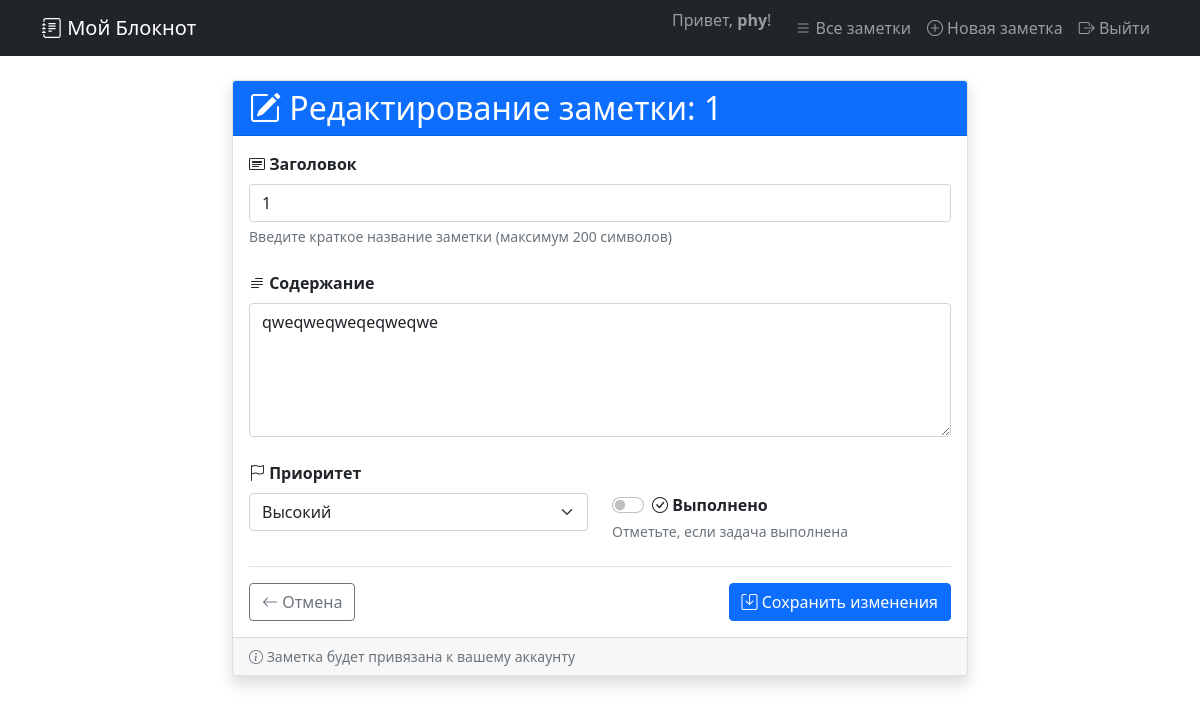
/notes/note/4/edit/ (signed in), run on the app's committed database.
### notes/models.py (models this page shows, shortened)
class Note(models.Model):
    PRIORITY_CHOICES = [
        ('low', 'Низкий'),
        ('medium', 'Средний'),
        ('high', 'Высокий'),
    ]
    title = models.CharField(max_length=200, verbose_name="Заголовок")
    content = models.TextField(verbose_name="Содержание")
    created_at = models.DateTimeField(auto_now_add=True, verbose_name="Дата создания")
    updated_at = models.DateTimeField(auto_now=True, verbose_name="Дата обновления")
    priority = models.CharField(
        max_length=10,
        choices=PRIORITY_CHOICES,
        default='medium',
        verbose_name="Приоритет"
    )
    is_completed = models.BooleanField(default=False, verbose_name="Выполнено")
    author = models.ForeignKey(User, on_delete=models.CASCADE, verbose_name="Автор")
    class Meta:
        verbose_name = "Заметка"
        verbose_name_plural = "Заметки"
        ordering = ['-created_at']
        permissions = [
            ("can_view_note", "Может просматривать заметки"),
            ("can_add_note", "Может добавлять заметки"),
            ("can_change_note", "Может изменять заметки"),
            ("can_delete_note", "Может удалять заметки"),
            ("can_search_note", "Может искать заметки"),
        ]

### notes/views.py (the view, shortened to what this page needs)
# urls.py: path('note/<int:pk>/edit/', views.NoteUpdateView.as_view(), name='note_update'),
class NoteUpdateView(LoginRequiredMixin, PermissionRequiredMixin, UpdateView):
    model = Note
    form_class = NoteForm
    template_name = 'notes/note_form.html'
    permission_required = 'notes.can_change_note'
    def get_queryset(self):
        return Note.objects.filter(author=self.request.user)
    def get_context_data(self, **kwargs):
        context = super().get_context_data(**kwargs)
        context['title'] = f'Редактирование заметки: {self.object.title}'
        return context

### notes/forms.py
class NoteForm(forms.ModelForm):
    class Meta:
        model = Note
        fields = ['title', 'content', 'priority', 'is_completed']
        widgets = {
            'title': forms.TextInput(attrs={
                'class': 'form-control',
                'placeholder': 'Введите заголовок заметки'
            }),
            'content': forms.Textarea(attrs={
                'class': 'form-control',
                'rows': 5,
                'placeholder': 'Введите содержание заметки'
            }),
            'priority': forms.Select(attrs={'class': 'form-control'}),
            'is_completed': forms.CheckboxInput(attrs={'class': 'form-check-input'}),
        }
        labels = {
            'title': 'Заголовок',
            'content': 'Содержание',
            'priority': 'Приоритет',
            'is_completed': 'Выполнено',
        }

### templates/notes/note_form.html (shortened to what this page needs)
{% extends 'base.html' %}
{% block content %}
<div class="row justify-content-center">
    <div class="col-md-8">
        <div class="card shadow">
            <div class="card-header bg-primary text-white">
                <h2 class="mb-0"><i class="bi bi-pencil-square"></i> {{ title }}</h2>
            </div>
            <div class="card-body">
                <form method="post" novalidate>
                    <div class="mb-4">
                        <label for="{{ form.title.id_for_label }}" class="form-label fw-bold">
                            <i class="bi bi-card-heading"></i> {{ form.title.label }}
                        </label>
                        {{ form.title }}
                        <div class="form-text">Введите краткое название заметки (максимум 200 символов)</div>
                    </div>
                    <div class="mb-4">
                        <label for="{{ form.content.id_for_label }}" class="form-label fw-bold">
                            <i class="bi bi-text-paragraph"></i> {{ form.content.label }}
                        </label>
                        {{ form.content }}
                    </div>
                    <div class="row mb-4">
                        <div class="col-md-6">
                            <label for="{{ form.priority.id_for_label }}" class="form-label fw-bold">
                                <i class="bi bi-flag"></i> {{ form.priority.label }}
                            </label>
                            {{ form.priority }}
                        </div>
                        <div class="col-md-6">
                            <div class="form-check form-switch mt-4 pt-2">
                                {{ form.is_completed }}
                                <label class="form-check-label fw-bold" for="{{ form.is_completed.id_for_label }}">
                                    <i class="bi bi-check-circle"></i> {{ form.is_completed.label }}
                                </label>
                            </div>
                            <div class="form-text">Отметьте, если задача выполнена</div>
                        </div>
                    </div>
                    <div class="d-flex justify-content-between mt-4 pt-3 border-top">
                        <a href="{% if note %}{% url 'note_detail' note.pk %}{% else %}{% url 'note_list' %}{% endif %}"
                           class="btn btn-outline-secondary">
                            <i class="bi bi-arrow-left"></i> Отмена
                        </a>
                        <button type="submit" class="btn btn-primary">
                            {% if note %}
                                <i class="bi bi-save"></i> Сохранить изменения
                            {% else %}
                                <i class="bi bi-plus-circle"></i> Создать заметку
                            {% endif %}
                        </button>
                    </div>
                </form>
            </div>
            <div class="card-footer text-muted small">
                <i class="bi bi-info-circle"></i> Заметка будет привязана к вашему аккаунту
            </div>
        </div>
    </div>
</div>
{% endblock %}

### templates/includes/navbar.html (shortened to what this page needs)
<nav class="navbar navbar-expand-lg navbar-dark bg-dark">
    <div class="container">
        <a class="navbar-brand" href="{% url 'note_list' %}">
            <i class="bi bi-journal-text"></i> Мой Блокнот
        </a>
        <div class="collapse navbar-collapse" id="navbarNav">
            <ul class="navbar-nav ms-auto">
                {% if user.is_authenticated %}
                    <li class="nav-item">
                        <span class="navbar-text me-3">
                            Привет, <strong>{{ user.username }}</strong>!
                        </span>
                    </li>
                    <li class="nav-item">
                        <a class="nav-link" href="{% url 'note_list' %}">
                            <i class="bi bi-list"></i> Все заметки
                        </a>
                    </li>
                    {% if perms.notes.can_add_note %}
                    <li class="nav-item">
                        <a class="nav-link" href="{% url 'note_create' %}">
                            <i class="bi bi-plus-circle"></i> Новая заметка
                        </a>
                    </li>
                    {% endif %}
                    <li class="nav-item">
                        <form method="post" action="{% url 'logout' %}" class="d-inline">
                            <button type="submit" class="nav-link btn btn-link" style="border: none; background: none;">
                                <i class="bi bi-box-arrow-right"></i> Выйти
                            </button>
                        </form>
                    </li>
                {% else %}
                    <li class="nav-item">
                        <a class="nav-link" href="{% url 'login' %}">
                            <i class="bi bi-box-arrow-in-right"></i> Войти
                        </a>
                    </li>
                {% endif %}
            </ul>
        </div>
    </div>
</nav>
<link rel="stylesheet" href="https://cdn.jsdelivr.net/npm/bootstrap-icons@1.8.1/font/bootstrap-icons.css">

### data on the page
Note: title "1", content "qweqweqweqeqweqwe", priority "Высокий"

### other printed values
{{ user.username }} "phy"
{{ title }} "Редактирование заметки: 1"
